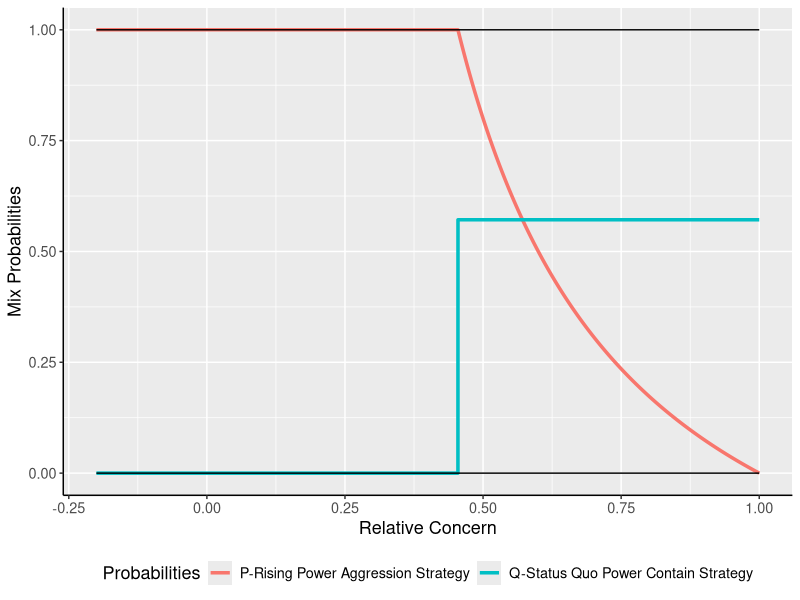
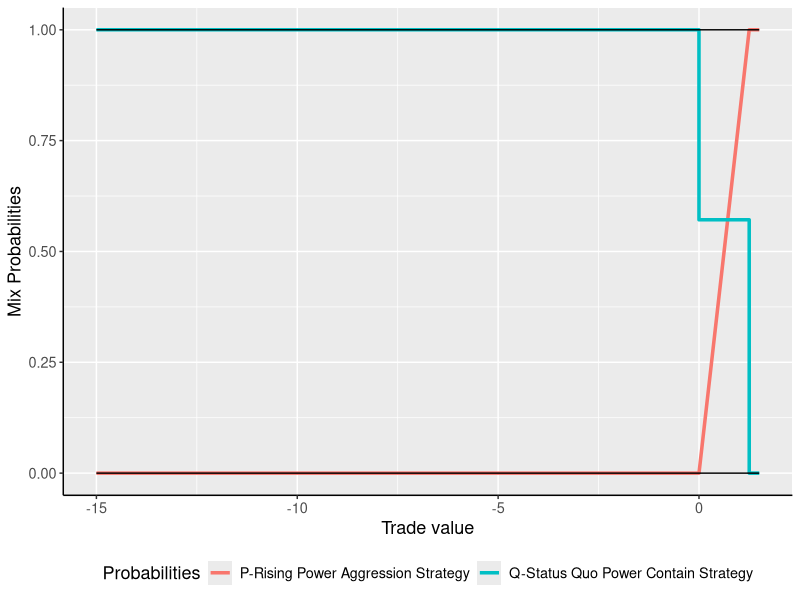
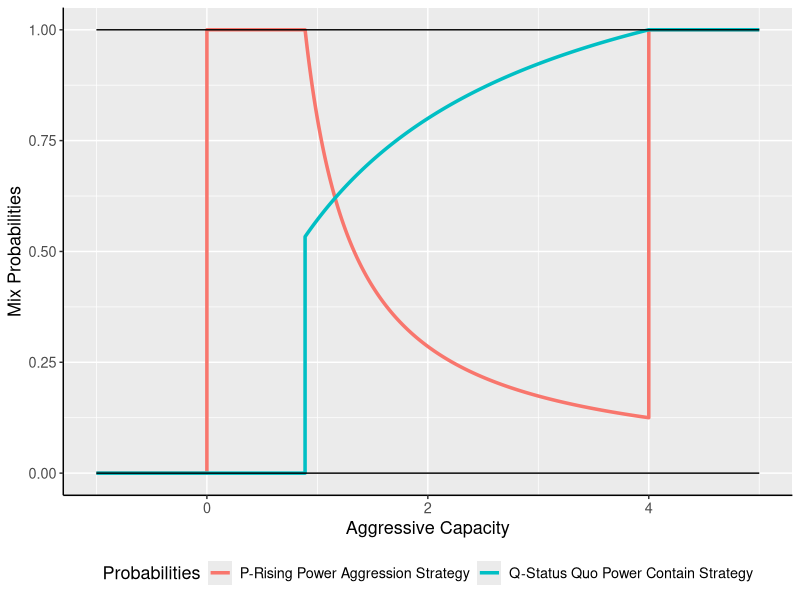
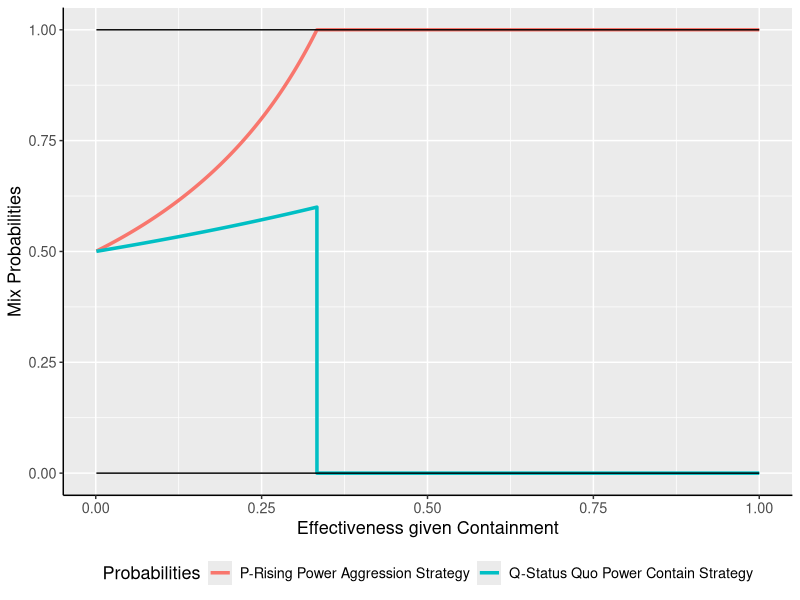
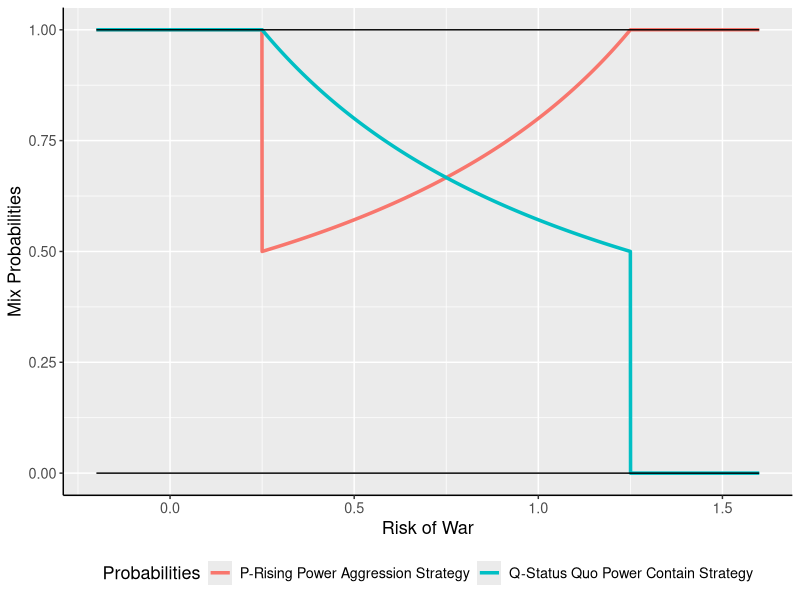
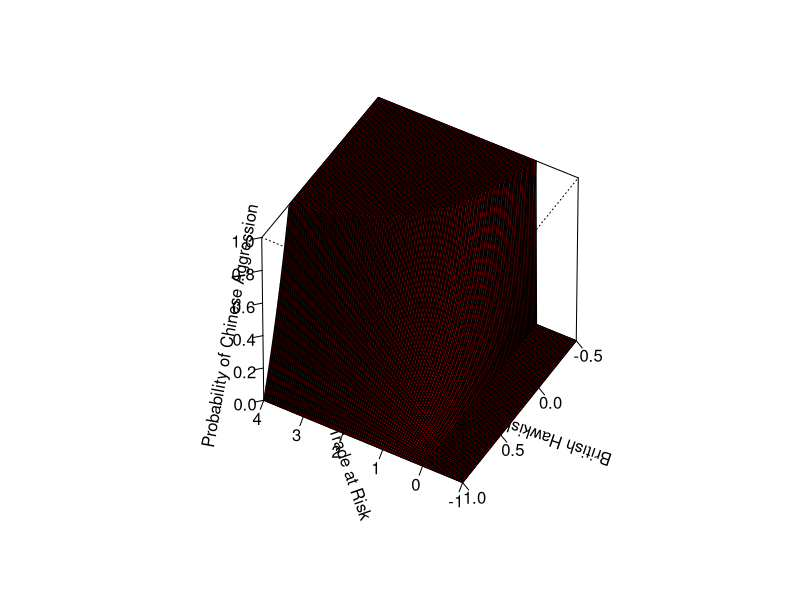
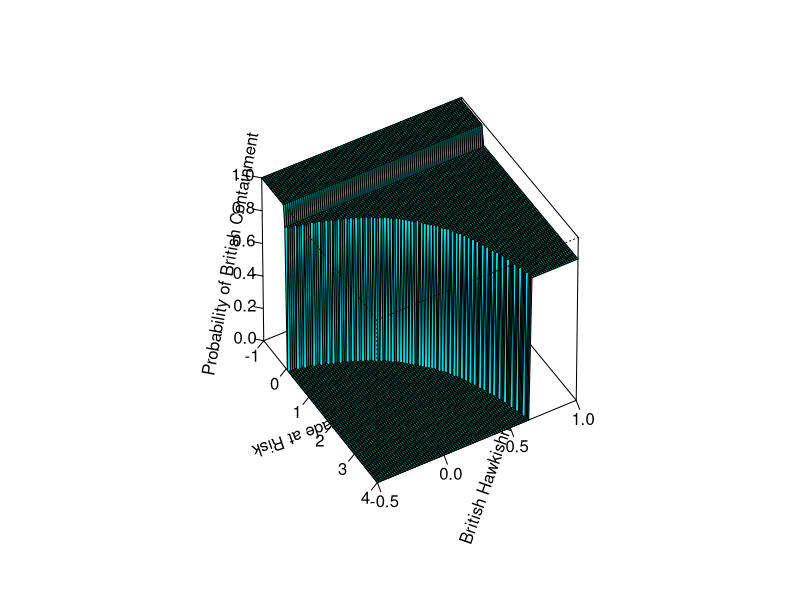
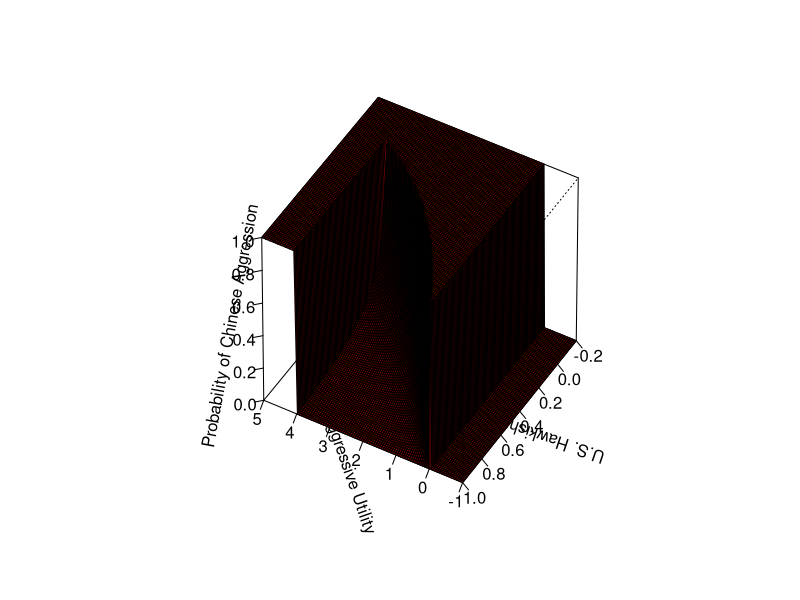

Write the R code that produced these figures, in order.
rm(list=ls())
#possible 3D graphs:
#W and R
library(ggplot2)
library(tidyverse)
#Test values
T=1
A=5
E=.25
W=1
R=.5
#graphed values
T=8
A=12
E=.25
W=6
R=.5
#standardized values
T=1
A=1
E=.25
W=1
R=.5

P = -(T*(1-R))/(-A*E-W-R*A*E+R*W-T-R*A)
Q = A/(W+A-E*A)


U.Squo = matrix(c(-E*A-W-R*(E*A-W),0,T-A-R*(T+A),T-R*T),nrow=2,ncol=2,byrow=TRUE)
U.Rise = matrix(c(E*A-W,0,T+A,T),nrow=2,ncol=2,byrow=TRUE)
lab.Squo = matrix(c("AC","BC","AD","BD"),nrow=2,ncol=2,byrow=TRUE)
# P*U.Squo[1,1]+(1-P)*U.Squo[1,2]
# P*U.Squo[2,1]+(1-P)*U.Squo[2,2]
# P*U.Squo[2,1]+U.Squo[2,2]-P*U.Squo[2,2]
# 
# P*U.Squo[1,1] = P*U.Squo[2,1]+U.Squo[2,2]-P*U.Squo[2,2]
# P*(U.Squo[1,1]+U.Squo[2,2]-U.Squo[2,1]) = U.Squo[2,2]
# P = U.Squo[2,2]/(U.Squo[1,1]+U.Squo[2,2]-U.Squo[2,1])
# 
# P = (T-R*T)/((-(E)*A-W-R*((E)*A-W))+(T-R*T)-(T-A-R*(T+A)))
# P = (T-R*T)/((-E*A-W-R*E*A+R*W)+(T-R*T)-(T-A-R*T-R*A))
# P = (T-R*T)/((-E*A-W-R*E*A+R*W)-(-A-R*A))
P = (T-R*T)/(-E*A-W-R*E*A+R*W+A+R*A)

# Q*U.Rise[1,1]+(1-Q)*U.Rise[2,1]
# Q*U.Rise[1,2]+(1-Q)*U.Rise[2,2]
# Q*U.Rise[1,1]-Q*U.Rise[1,2]+Q*U.Rise[2,2]-Q*U.Rise[2,1]=U.Rise[2,2]-U.Rise[2,1]
# Q*U.Rise[1,1]+Q*U.Rise[2,2]-Q*U.Rise[2,1]=U.Rise[2,2]-U.Rise[2,1]
Q = (U.Rise[2,2]-U.Rise[2,1])/(U.Rise[1,1]+U.Rise[2,2]-U.Rise[2,1])


#standardized values
T=1
A=1
E=.25
W=1
R=.5
i=1
#Mixed Strategies for R
R = seq(-.2,1,.0001)
P = (T-R*T)/(-E*A-W-R*E*A+R*W+A+R*A)
Q = rep(A/(W+A-E*A),length(P))
#Pure Strategies for R
for(i in 1:length(Q)){
  if((-E*A-W-R[i]*(E*A-W)>T-A-R[i]*(T+A))&(0>T-R[i]*T)){
    Q[i]=1
    if(E*A-W>0){
      P[i]=1
    }
    else{
      P[i]=0
    }
  }
  if((-E*A-W-R[i]*(E*A-W)<T-A-R[i]*(T+A))&(0<T-R[i]*T)){
    Q[i]=0
    if(T+A>T){
      P[i]=1
    }
    else{
      P[i]=0
    }
  }
  if((E*A-W>0)&(T+A>T)){
    P[i]=1
    if(-E*A-W-R[i]*(E*A-W)>T-A-R[i]*(T+A)){
      Q[i]=1
    }
    else{
      Q[i]=0
    }
  }
  if((E*A-W<0)&(T+A<T)){
    P[i]=0
    if(0>T-R[i]*T){
      Q[i]=1
    }
    else{
      Q[i]=0
    }
  }
}
#Graphing R
ggplot() + theme(text = element_text(size=13)) +
  geom_line(aes(x=R,y=P, colour = "P-Rising Power Aggression Strategy"),size = 1.2) + 
  geom_line(aes(x=R,y=Q, colour = "Q-Status Quo Power Contain Strategy"),size = 1.2) +  
  geom_line(aes(x=R,y=0)) + 
  geom_line(aes(x=R,y=1)) +  
  labs(x="Relative Concern", y = "Mix Probabilities") + theme(legend.position = "bottom") + 
  guides(colour = guide_legend("Probabilities")) + scale_y_continuous(limits = c(0, 1)) +
  theme(axis.line.x = element_line(color="black"),
        axis.line.y = element_line(color="black"))


#Mixed strategies for T
R=.5
T = seq(-15,1.5,.0005)
P = (T-R*T)/(-E*A-W-R*E*A+R*W+A+R*A)
Q = rep(A/(W+A-E*A),length(P))

#Pure Strategies for T
for(i in 1:length(Q)){
  if((-E*A-W-R*(E*A-W)>T[i]-A-R*(T[i]+A))&(0>T[i]-R*T[i])){
    Q[i]=1
    if(E*A-W>0){
      P[i]=1
    }
    else{
      P[i]=0
    }
  }
  if((-E*A-W-R*(E*A-W)<T[i]-A-R*(T[i]+A))&(0<T[i]-R*T[i])){
    Q[i]=0
    if(T[i]+A>T[i]){
      P[i]=1
    }
    else{
      P[i]=0
    }
  }
  if((E*A-W>0)&(T[i]+A>T[i])){
    P[i]=1
    if(-E*A-W-R*(E*A-W)>T[i]-A-R*(T[i]+A)){
      Q[i]=1
    }
    else{
      Q[i]=0
    }
  }
  if((E*A-W<0)&(T[i]+A<T[i])){
    P[i]=0
    if(0>T[i]-R*T[i]){
      Q[i]=1
    }
    else{
      Q[i]=0
    }
  }
}
#Graph for T
ggplot() + theme(text = element_text(size=13)) +
  geom_line(aes(x=T,y=P, colour = "P-Rising Power Aggression Strategy"), size=1.2) + 
  geom_line(aes(x=T,y=Q, colour = "Q-Status Quo Power Contain Strategy"), size=1.2) +  
  geom_line(aes(x=T,y=0)) + 
  geom_line(aes(x=T,y=1)) +  
  labs(x="Trade value", y = "Mix Probabilities") + theme(legend.position = "bottom") + guides(colour = guide_legend("Probabilities"))+scale_y_continuous(limits = c(0, 1))+
  theme(axis.line.x = element_line(color="black"),
        axis.line.y = element_line(color="black"))

#Mixed strategies for A
T = 1
A=seq(-1,5,.0002)
P = (T-R*T)/(-E*A-W-R*E*A+R*W+A+R*A)
Q = A/(W+A-E*A)
#Pure strategies for A
#Pure Strategies for T
for(i in 1:length(Q)){
  if((-E*A[i]-W-R*(E*A[i]-W)>T-A[i]-R*(T+A[i]))&(0>T-R*T)){
    Q[i]=1
    if(E*A[i]-W>0){
      P[i]=1
    }
    else{
      P[i]=0
    }
  }
  if((-E*A[i]-W-R*(E*A[i]-W)<T-A[i]-R*(T+A[i]))&(0<T-R*T)){
    Q[i]=0
    if(T+A[i]>T){
      P[i]=1
    }
    else{
      P[i]=0
    }
  }
  if((E*A[i]-W>0)&(T+A[i]>T)){
    P[i]=1
    if(-E*A[i]-W-R*(E*A[i]-W)>T-A[i]-R*(T+A[i])){
      Q[i]=1
    }
    else{
      Q[i]=0
    }
  }
  if((E*A[i]-W<0)&(T+A[i]<T)){
    P[i]=0
    if(0>T-R*T){
      Q[i]=1
    }
    else{
      Q[i]=0
    }
  }
}
#Plot of A
ggplot() + theme(text = element_text(size=13)) +
  geom_line(aes(x=A,y=P, colour = "P-Rising Power Aggression Strategy"), size=1.2) + 
  geom_line(aes(x=A,y=Q, colour = "Q-Status Quo Power Contain Strategy"), size=1.2) +  
  geom_line(aes(x=A,y=0)) + 
  geom_line(aes(x=A,y=1)) +  
  labs(x="Aggressive Capacity", y = "Mix Probabilities") + theme(legend.position = "bottom") + guides(colour = guide_legend("Probabilities")) + scale_y_continuous(limits = c(0, 1))+
  theme(axis.line.x = element_line(color="black"),
        axis.line.y = element_line(color="black"))

#Mixed Strategies for E
A = 1
E = seq(.001,1,.0001)
P = (T-R*T)/(-E*A-W-R*E*A+R*W+A+R*A)
Q = A/(W+A-E*A)
#Pure Strategies for E
for(i in 1:length(Q)){
  if((-E[i]*A-W-R*(E[i]*A-W)>T-A-R*(T+A))&(0>T-R*T)){
    Q[i]=1
    if(E[i]*A-W>0){
      P[i]=1
    }
    else{
      P[i]=0
    }
  }
  if((-E[i]*A-W-R*(E[i]*A-W)<T-A-R*(T+A))&(0<T-R*T)){
    Q[i]=0
    if(T+A>T){
      P[i]=1
    }
    else{
      P[i]=0
    }
  }
  if((E[i]*A-W>0)&(T+A>T)){
    P[i]=1
    if(-E[i]*A-W-R*(E[i]*A-W)>T-A-R*(T+A)){
      Q[i]=1
    }
    else{
      Q[i]=0
    }
  }
  if((E[i]*A-W<0)&(T+A<T)){
    P[i]=0
    if(0>T-R*T){
      Q[i]=1
    }
    else{
      Q[i]=0
    }
  }
}
#Plot for E
ggplot() + theme(text = element_text(size=13)) +
  geom_line(aes(x=E,y=P, colour = "P-Rising Power Aggression Strategy"), size=1.2) + 
  geom_line(aes(x=E,y=Q, colour = "Q-Status Quo Power Contain Strategy"), size=1.2) +  
  geom_line(aes(x=E,y=0)) + 
  geom_line(aes(x=E,y=1)) +  
  labs(x="Effectiveness given Containment", y = "Mix Probabilities") + theme(legend.position = "bottom") + guides(colour = guide_legend("Probabilities")) + scale_y_continuous(limits = c(0, 1))+
  theme(axis.line.x = element_line(color="black"),
        axis.line.y = element_line(color="black"))

#Mixed Strategies for W
E = .25
W = seq(-.2,1.6,.0005)
P = (T-R*T)/(-E*A-W-R*E*A+R*W+A+R*A)
Q = A/(W+A-E*A)

#Pure Strategies for W
for(i in 1:length(Q)){
  if((-E*A-W[i]-R*(E*A-W[i])>T-A-R*(T+A))&(0>T-R*T)){
    Q[i]=1
    if(E*A-W[i]>0){
      P[i]=1
    }
    else{
      P[i]=0
    }
  }
  if((-E*A-W[i]-R*(E*A-W[i])<T-A-R*(T+A))&(0<T-R*T)){
    Q[i]=0
    if(T+A>T){
      P[i]=1
    }
    else{
      P[i]=0
    }
  }
  if((E*A-W[i]>0)&(T+A>T)){
    P[i]=1
    if(-E*A-W[i]-R*(E*A-W[i])>T-A-R*(T+A)){
      Q[i]=1
    }
    else{
      Q[i]=0
    }
  }
  if((E*A-W[i]<0)&(T+A<T)){
    P[i]=0
    if(0>T-R*T){
      Q[i]=1
    }
    else{
      Q[i]=0
    }
  }
}
#Plot of W
ggplot() + theme(text = element_text(size=13)) +
  geom_line(aes(x=W,y=P, colour = "P-Rising Power Aggression Strategy"), size=1.2) + 
  geom_line(aes(x=W,y=Q, colour = "Q-Status Quo Power Contain Strategy"), size=1.2) +  
  geom_line(aes(x=W,y=0)) + 
  geom_line(aes(x=W,y=1)) +  
  labs(x="Risk of War", y = "Mix Probabilities") + theme(legend.position = "bottom") + guides(colour = guide_legend("Probabilities"))+ scale_y_continuous(limits = c(0, 1))+
  theme(axis.line.x = element_line(color="black"),
        axis.line.y = element_line(color="black"))


#*******************************************************************************
#*******************************************************************************
#*******************************************************************************
#**************************************3D-Code**********************************
#*******************************************************************************
#*******************************************************************************
#*******************************************************************************

#****************************************************************************
#********************************Opium War***********************************
#****************************************************************************
#For Chinese 1840
T = 0
A = 1
W = .25
E = .1
R = 0
val1 = seq(-1,4,.05)
val2 = seq(-.5,1,.015)
x = 0
y = 0
z=matrix(nrow = length(val1),ncol=length(val2))
set_undef = 0

for(T in val1){
  x = x + 1
  y = 0
  for(R in val2){
    y = y + 1
    p.equ = (T-R*T)/(-E*A-W-R*E*A+R*W+A+R*A)
    p.denom = (-E*A-W-R*E*A+R*W+A+R*A)
    q.equ = A/(W+A-E*A)
    q.denom = W+A-E*A
    AC = E*A-W
    AD = T+A
    BC = 0
    BD = T
    CA = -E*A-W-R*(E*A-W)
    CB = 0
    DA = T-A-R*(T+A)
    DB = T-R*T
    #If there is no pure strategy
    z[x,y] = p.equ
    #If there is a pure strategy for the status-quo power determining which it is and best response
    if((p.equ>1)|(p.denom==0)|(p.equ<0)){
      #If ratio is undefined
      if(p.denom==0){
        z[x,y] = set_undef
      }
      #If C is dominant
      else if((CA>DA)&(CB>DB)){
        #If A is best response to C
        if(AC>BC){
          z[x,y] = 1
        }
        #If B is best response to C
        else{
          z[x,y] = 0
        }
      }
      #If D is dominant
      else{
        #If A is best response to D
        if(AD>BD){
          z[x,y] = 1
        }
        #If B is best response to D
        else{
          z[x,y] = 0
        }
      }
    }
    #If there is a pure strategy for the rising power determining which it is
    if((q.equ>1)|(q.denom==0)|(q.equ<0)){
      #If rising power ratio is undefined
      if(q.denom==0){
        z[x,y] = set_undef
      }
      #If A is dominant
      else if((AC>BC)|(AD>BD)){
        z[x,y] = 1
      }
      #If B is dominant
      else{
        z[x,y] = 0
      }
    }
  }
}

#Val 1 goes first val 2 goes second
persp(val1, val2, z, phi = 45, theta = 210, zlim = c(0,1),
      ltheta = 0, lphi = 25, r = 10, d = 50, shade=.75, col = "red",
      xlab = "Trade at Risk", ylab = "British Hawkishness",
      zlab = "Probability of Chinese Aggression", ticktype = "detailed"
)

#For UK 1840
T = 0
A = 1
W = .25
E = .1
R = 0
val1 = seq(-1,4,.05)
val2 = seq(-.5,1,.015)
x = 0
y = 0
z=matrix(nrow = length(val1),ncol=length(val2))
set_undef = 1

for(T in val1){
  x = x + 1
  y = 0
  for(R in val2){
    y = y + 1
    p.equ = (T-R*T)/(-E*A-W-R*E*A+R*W+A+R*A)
    p.denom = (-E*A-W-R*E*A+R*W+A+R*A)
    q.equ = A/(W+A-E*A)
    q.denom = W+A-E*A
    AC = E*A-W
    AD = T+A
    BC = 0
    BD = T
    CA = -E*A-W-R*(E*A-W)
    CB = 0
    DA = T-A-R*(T+A)
    DB = T-R*T
    #If there is no pure strategy
    z[x,y] = q.equ
    #If there is a pure strategy for the rising power determining which it is and best response
    if((q.equ>1)|(q.denom==0)|(q.equ<0)){
      #If ratio is undefined
      if(q.denom==0){
        z[x,y] = set_undef
      }
      #If A is dominant
      else if((AC>BC)&(AD>BD)){
        #If C is best response to A
        if(CA>DA){
          z[x,y] = 1
        }
        #If D is best response to A
        else{
          z[x,y] = 0
        }
      }
      #If B is dominant
      else{
        #If C is best response to B
        if(CB>DB){
          z[x,y] = 1
        }
        #If D is best response to B
        else{
          z[x,y] = 0
        }
      }
    }
    #If there is a pure strategy for the SQ power determining which it is
    if((p.equ>1)|(p.denom==0)|(p.equ<0)){
      #If rising power ratio is undefined
      if(p.denom==0){
        z[x,y] = set_undef
      }
      #If C is dominant
      else if((CA>DA)|(CB>DB)){
        z[x,y] = 1
      }
      #If D is dominant
      else{
        z[x,y] = 0
      }
    }
  }
}
#Val 1 goes first val 2 goes second
persp(val1, val2, z, phi = 45, theta = 60, zlim = c(0,1),
      ltheta = 0, lphi = 25, r = 10, d = 50, shade=.75, col = "cyan",
      xlab = "Trade at Risk", ylab = "British Hawkishness", 
      zlab = "Probability of British Containment", ticktype = "detailed"
)
#****************************************************************************
#********************************Korean War**********************************
#****************************************************************************
#For Chinese 1950
T = .25
A = 0
W = 2
E = .5
R = .5
val1 = seq(-1,5,.06)
val2 = seq(-.2,1,.012)
x = 0
y = 0
z=matrix(nrow = length(val1),ncol=length(val2))
set_undef = 1

for(A in val1){
  x = x + 1
  y = 0
  for(R in val2){
    y = y + 1
    p.equ = (T-R*T)/(-E*A-W-R*E*A+R*W+A+R*A)
    p.denom = (-E*A-W-R*E*A+R*W+A+R*A)
    q.equ = A/(W+A-E*A)
    q.denom = W+A-E*A
    AC = E*A-W
    AD = T+A
    BC = 0
    BD = T
    CA = -E*A-W-R*(E*A-W)
    CB = 0
    DA = T-A-R*(T+A)
    DB = T-R*T
    #If there is no pure strategy
    z[x,y] = p.equ
    #If there is a pure strategy for the status-quo power determining which it is and best response
    if((p.equ>1)|(p.denom==0)|(p.equ<0)){
      #If ratio is undefined
      if(p.denom==0){
        z[x,y] = set_undef
      }
      #If C is dominant
      else if((CA>DA)&(CB>DB)){
        #If A is best response to C
        if(AC>BC){
          z[x,y] = 1
        }
        #If B is best response to C
        else{
          z[x,y] = 0
        }
      }
      #If D is dominant
      else{
        #If A is best response to D
        if(AD>BD){
          z[x,y] = 1
        }
        #If B is best response to D
        else{
          z[x,y] = 0
        }
      }
    }
    #If there is a pure strategy for the rising power determining which it is
    if((q.equ>1)|(q.denom==0)|(q.equ<0)){
      #If rising power ratio is undefined
      if(q.denom==0){
        z[x,y] = set_undef
      }
      #If A is dominant
      else if((AC>BC)|(AD>BD)){
        z[x,y] = 1
      }
      #If B is dominant
      else{
        z[x,y] = 0
      }
    }
  }
}

#Val 1 goes first val 2 goes second
persp(val1, val2, z, phi = 45, theta = 210, zlim = c(0,1),
      ltheta = 0, lphi = 25, r = 10, d = 50, shade=.75, col = "red",
      xlab = "Aggressive Utility", ylab = "U.S. Hawkishness",
      zlab = "Probability of Chinese Aggression", ticktype = "detailed"
)

#For US 1950
T = .25
A = 0
W = 2
E = .5
R = .5
val1 = seq(-1,5,.06)
val2 = seq(-.2,1,.012)
x = 0
y = 0
z=matrix(nrow = length(val1),ncol=length(val2))
set_undef = 1

for(A in val1){
  x = x + 1
  y = 0
  for(R in val2){
    y = y + 1
    p.equ = (T-R*T)/(-E*A-W-R*E*A+R*W+A+R*A)
    p.denom = (-E*A-W-R*E*A+R*W+A+R*A)
    q.equ = A/(W+A-E*A)
    q.denom = W+A-E*A
    AC = E*A-W
    AD = T+A
    BC = 0
    BD = T
    CA = -E*A-W-R*(E*A-W)
    CB = 0
    DA = T-A-R*(T+A)
    DB = T-R*T
    #If there is no pure strategy
    z[x,y] = q.equ
    #If there is a pure strategy for the rising power determining which it is and best response
    if((q.equ>1)|(q.denom==0)|(q.equ<0)){
      #If ratio is undefined
      if(q.denom==0){
        z[x,y] = set_undef
      }
      #If A is dominant
      else if((AC>BC)&(AD>BD)){
        #If C is best response to A
        if(CA>DA){
          z[x,y] = 1
        }
        #If D is best response to A
        else{
          z[x,y] = 0
        }
      }
      #If B is dominant
      else{
        #If C is best response to B
        if(CB>DB){
          z[x,y] = 1
        }
        #If D is best response to B
        else{
          z[x,y] = 0
        }
      }
    }
    #If there is a pure strategy for the SQ power determining which it is(round to deal with float errors)
    if((round(p.equ,5)>1)|(p.denom==0)|(round(p.equ,5)<0)){
      #If rising power ratio is undefined
      if(p.denom==0){
        z[x,y] = set_undef
      }
      #If C is dominant
      else if((CA>DA)|(CB>DB)){
        z[x,y] = 1
      }
      #If D is dominant
      else{
        z[x,y] = 0
      }
    }
  }
}
#Val 1 goes first val 2 goes second
persp(val1, val2, z, phi = 45, theta = 335, zlim = c(0,1),
      ltheta = 0, lphi = 25, r = 10, d = 50, shade=.75, col = "cyan",
      xlab = "Aggressive Utility", ylab = "U.S. Hawkishness",
      zlab = "Probability of U.S. Containment", ticktype = "detailed"
)
#****************************************************************************
#********************************Cold War************************************
#****************************************************************************
#For Chinese 1960-2010
T = 0
A = 1
W = 0
E = .5
R = .5
val1 = seq(0,1.5,.015)
val2 = seq(0,1.5,.015)
x = 0
y = 0
z=matrix(nrow = length(val1),ncol=length(val2))
set_undef = 1

for(T in val1){
  x = x + 1
  y = 0
  for(W in val2){
    y = y + 1
    p.equ = (T-R*T)/(-E*A-W-R*E*A+R*W+A+R*A)
    p.denom = (-E*A-W-R*E*A+R*W+A+R*A)
    q.equ = A/(W+A-E*A)
    q.denom = W+A-E*A
    AC = E*A-W
    AD = T+A
    BC = 0
    BD = T
    CA = -E*A-W-R*(E*A-W)
    CB = 0
    DA = T-A-R*(T+A)
    DB = T-R*T
    #If there is no pure strategy
    z[x,y] = p.equ
    #If there is a pure strategy for the status-quo power determining which it is and best response
    if((p.equ>1)|(p.denom==0)|(p.equ<0)){
      #If ratio is undefined
      if(p.denom==0){
        z[x,y] = set_undef
      }
      #If C is dominant
      else if((CA>DA)&(CB>DB)){
        #If A is best response to C
        if(AC>BC){
          z[x,y] = 1
        }
        #If B is best response to C
        else{
          z[x,y] = 0
        }
      }
      #If D is dominant
      else{
        #If A is best response to D
        if(AD>BD){
          z[x,y] = 1
        }
        #If B is best response to D
        else{
          z[x,y] = 0
        }
      }
    }
    #If there is a pure strategy for the rising power determining which it is
    if((q.equ>1)|(q.denom==0)|(q.equ<0)){
      #If rising power ratio is undefined
      if(q.denom==0){
        z[x,y] = set_undef
      }
      #If A is dominant
      else if((AC>BC)|(AD>BD)){
        z[x,y] = 1
      }
      #If B is dominant
      else{
        z[x,y] = 0
      }
    }
  }
}

#Val 1 goes first val 2 goes second
persp(val1, val2, z, phi = 45, theta = 210, zlim = c(0,1),
      ltheta = 180, lphi = 25, r = 10, d = 50, shade=.75, col = "red",
      xlab = "Trade at Risk", ylab = "Risk of War",
      zlab = "Probability of Chinese Aggression", ticktype = "detailed"
)

#For US 1960-2010
T = 0
A = 1
W = 0
E = .5
R = .5
val1 = seq(0,1.5,.015)
val2 = seq(0,1.5,.015)
x = 0
y = 0
z=matrix(nrow = length(val1),ncol=length(val2))
set_undef = 0
for(T in val1){
  x = x + 1
  y = 0
  for(W in val2){
    y = y + 1
    p.equ = (T-R*T)/(-E*A-W-R*E*A+R*W+A+R*A)
    p.denom = (-E*A-W-R*E*A+R*W+A+R*A)
    q.equ = A/(W+A-E*A)
    q.denom = W+A-E*A
    AC = E*A-W
    AD = T+A
    BC = 0
    BD = T
    CA = -E*A-W-R*(E*A-W)
    CB = 0
    DA = T-A-R*(T+A)
    DB = T-R*T
    #If there is no pure strategy
    z[x,y] = q.equ
    #If there is a pure strategy for the rising power determining which it is and best response
    if((q.equ>1)|(q.denom==0)|(q.equ<0)){
      #If ratio is undefined
      if(q.denom==0){
        z[x,y] = set_undef
      }
      #If A is dominant
      else if((AC>BC)&(AD>BD)){
        #If C is best response to A
        if(CA>DA){
          z[x,y] = 1
        }
        #If D is best response to A
        else{
          z[x,y] = 0
        }
      }
      #If B is dominant
      else{
        #If C is best response to B
        if(CB>DB){
          z[x,y] = 1
        }
        #If D is best response to B
        else{
          z[x,y] = 0
        }
      }
    }
    #If there is a pure strategy for the SQ power determining which it is(round to deal with float errors)
    if((round(p.equ,5)>1)|(p.denom==0)|(round(p.equ,5)<0)){
      #If rising power ratio is undefined
      if(p.denom==0){
        z[x,y] = set_undef
      }
      #If C is dominant
      else if((CA>DA)|(CB>DB)){
        z[x,y] = 1
      }
      #If D is dominant
      else{
        z[x,y] = 0
      }
    }
  }
}
#Val 1 goes first val 2 goes second
persp(val1, val2, z, phi = 45, theta = 150, zlim = c(0,1),
      ltheta = 0, lphi = 25, r = 10, d = 50, shade=.75, col = "cyan",
      xlab = "Trade at Risk", ylab = "Risk of War",
      zlab = "Probability of U.S. Containment", ticktype = "detailed"
)
#********************************Future**************************************
#For Chinese Future
T = 2
A = 1.5
W = 1
E = 0
R = 0
val1 = seq(0,1,.01)
val2 = seq(-.2,1,.012)
x = 0
y = 0
z=matrix(nrow = length(val1),ncol=length(val2))
set_undef = 1

for(E in val1){
  x = x + 1
  y = 0
  for(R in val2){
    y = y + 1
    p.equ = (T-R*T)/(-E*A-W-R*E*A+R*W+A+R*A)
    p.denom = (-E*A-W-R*E*A+R*W+A+R*A)
    q.equ = A/(W+A-E*A)
    q.denom = W+A-E*A
    AC = E*A-W
    AD = T+A
    BC = 0
    BD = T
    CA = -E*A-W-R*(E*A-W)
    CB = 0
    DA = T-A-R*(T+A)
    DB = T-R*T
    #If there is no pure strategy
    z[x,y] = p.equ
    #If there is a pure strategy for the status-quo power determining which it is and best response
    if((p.equ>1)|(p.denom==0)|(p.equ<0)){
      #If ratio is undefined
      if(p.denom==0){
        z[x,y] = set_undef
      }
      #If C is dominant
      else if((CA>DA)&(CB>DB)){
        #If A is best response to C
        if(AC>BC){
          z[x,y] = 1
        }
        #If B is best response to C
        else{
          z[x,y] = 0
        }
      }
      #If D is dominant
      else{
        #If A is best response to D
        if(AD>BD){
          z[x,y] = 1
        }
        #If B is best response to D
        else{
          z[x,y] = 0
        }
      }
    }
    #If there is a pure strategy for the rising power determining which it is
    if((q.equ>=1)|(q.denom==0)|(q.equ<=0)){
      #If rising power ratio is undefined
      if(q.denom==0){
        z[x,y] = set_undef
      }
      #If A is dominant
      else if((AC>BC)|(AD>BD)){
        z[x,y] = 1
      }
      #If B is dominant
      else{
        z[x,y] = 0
      }
    }
  }
}

#Val 1 goes first val 2 goes second
persp(val1, val2, z, phi = 45, theta = 210, zlim = c(0,1),
      ltheta = 0, lphi = 25, r = 10, d = 50, shade=.75, col = "red",
      xlab = "Effectiveness given Containment", ylab = "U.S. Hawkishness",
      zlab = "Probability of Chinese Aggression", ticktype = "detailed"
)

#For NEW US Future
T = 1
A = 1.5
W = 1
E = 0
R = 0
val1 = seq(0,1,.01)
val2 = seq(-.2,1,.012)
x = 0
y = 0
z=matrix(nrow = length(val1),ncol=length(val2))
set_undef = 0

for(E in val1){
  x = x + 1
  y = 0
  for(R in val2){
    y = y + 1
    p.equ = (T-R*T)/(-E*A-W-R*E*A+R*W+A+R*A)
    p.denom = (-E*A-W-R*E*A+R*W+A+R*A)
    q.equ = A/(W+A-E*A)
    q.denom = W+A-E*A
    AC = E*A-W
    AD = T+A
    BC = 0
    BD = T
    CA = -E*A-W-R*(E*A-W)
    CB = 0
    DA = T-A-R*(T+A)
    DB = T-R*T
    #If there is no pure strategy
    z[x,y] = q.equ
    #If there is a pure strategy for the rising power determining which it is and best response
    if((q.equ>1)|(q.denom==0)|(q.equ<0)){
      #If ratio is undefined
      if(q.denom==0){
        z[x,y] = set_undef
      }
      #If A is dominant
      else if((AC>BC)&(AD>BD)){
        #If C is best response to A
        if(CA>DA){
          z[x,y] = 1
        }
        #If D is best response to A
        else{
          z[x,y] = 0
        }
      }
      #If B is dominant
      else{
        #If C is best response to B
        if(CB>DB){
          z[x,y] = 1
        }
        #If D is best response to B
        else{
          z[x,y] = 0
        }
      }
    }
    #If there is a pure strategy for the SQ power determining which it is
    if((p.equ>1)|(p.denom==0)|(p.equ<0)){
      #If rising power ratio is undefined
      if(p.denom==0){
        z[x,y] = set_undef
      }
      #If C is dominant
      else if((CA>=DA)|(CB>=DB)){
        z[x,y] = 1
      }
      #If D is dominant
      else{
        z[x,y] = 0
      }
    }
  }
}

#Val 1 goes first val 2 goes second
persp(val1, val2, z, phi = 45, theta = 60, zlim = c(0,1),
      ltheta = 0, lphi = 25, r = 10, d = 50, shade=.75, col = "cyan",
      xlab = "Effectiveness given Containment", ylab = "U.S. Hawkishness",
      zlab = "Probability of U.S. Containment", ticktype = "detailed"
)

